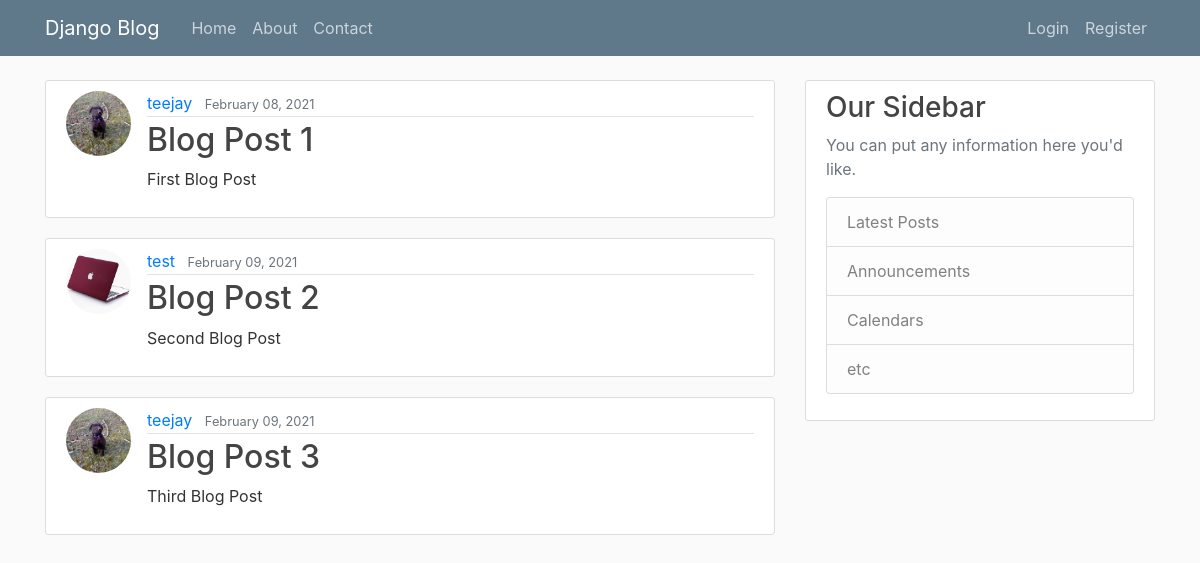
The app's page /, older data.
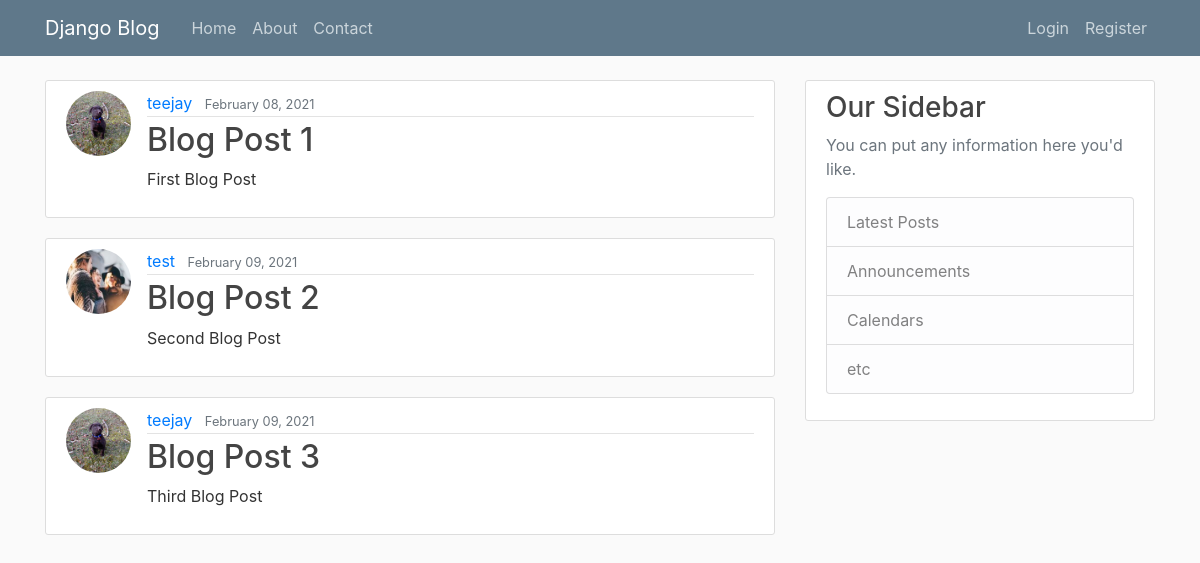
The same page, newer data.
### blog/models.py (models this page shows, shortened)
class Post(models.Model):
    title = models.CharField(max_length=200)
    content = models.TextField()
    date_posted = models.DateTimeField(default=timezone.now)
    author = models.ForeignKey(User, on_delete=models.CASCADE)

### users/models.py (models this page shows, shortened)
class Profile(models.Model):
    user        =   models.OneToOneField(User, on_delete=models.CASCADE)
    image       =   models.ImageField(default='default.jpg', upload_to='profile_pics')

### blog/views.py (the view)
# urls.py: path('', views.index, name='index'),
def index(request):
    context = {
        'posts' :   Post.objects.all(),
    }
    return render(request, 'blog/index.html', context)

### blog/templates/blog/index.html
{% extends 'base.html' %}
{% block content %}
{% for post in posts %}
<article class="media content-section">
    <img class="rounded-circle article-img" src="{{ post.author.profile.image.url }}" alt="">
    <div class="media-body">
        <div class="article-metadata">
            <a class="mr-2" href="#">{{ post.author }}</a>
            <small class="text-muted">{{ post.date_posted|date:'F d, Y' }}</small>
        </div>
        <h2><a class="article-title" href="#">{{ post.title }}</a></h2>
        <p class="article-content">{{ post.content }}</p>
    </div>
</article>
{% endfor %}
{% endblock content %}

Row changes from the older to the newer data that the page shows:
changed through a linked row, Post "Blog Post 2": author.profile.image: picture added in place of a placeholder
